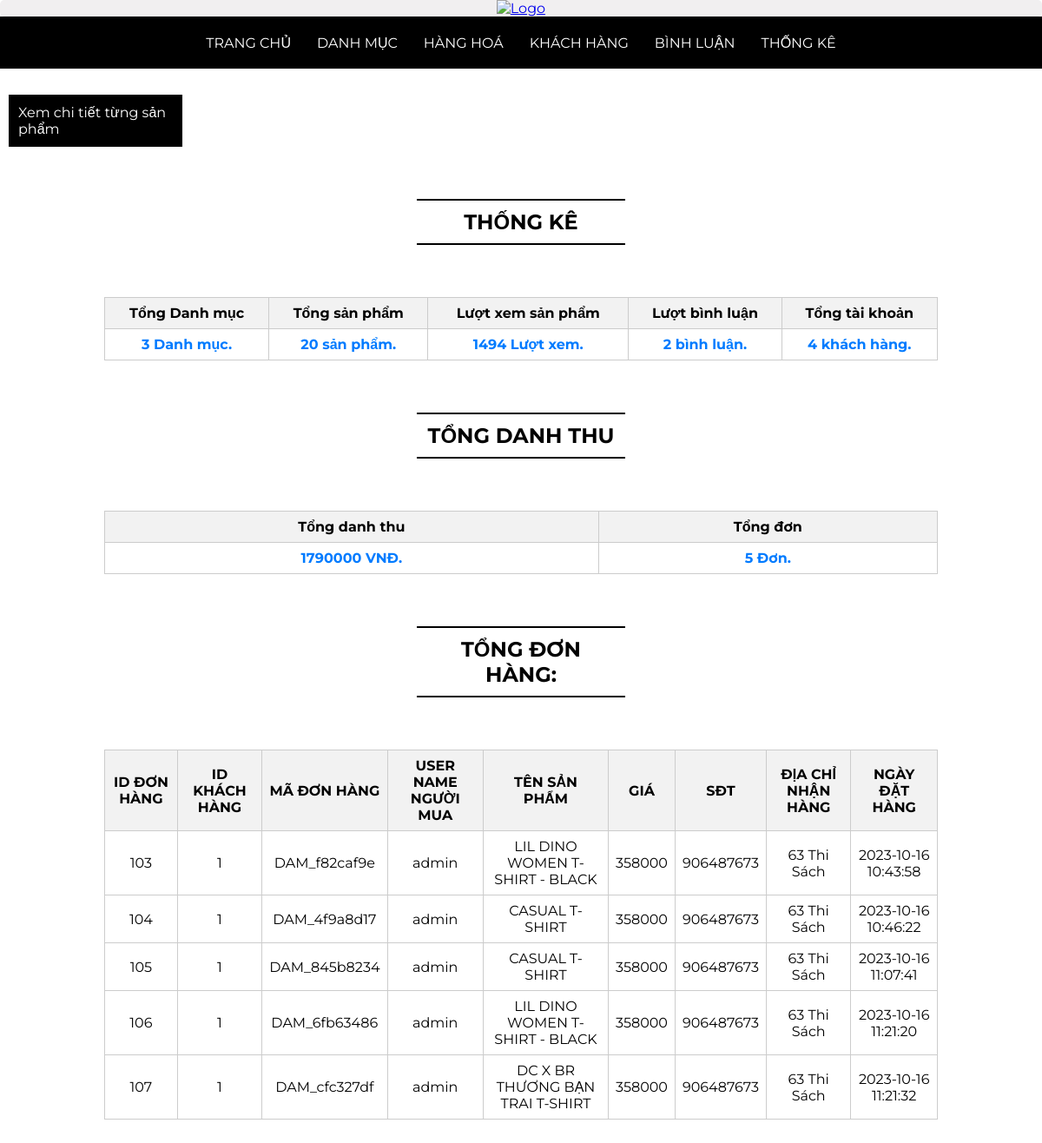
The app's page /admin/index.php?act=tk with its own data.
### tables this page shows
CREATE TABLE `donhang` (
  `id` int(10) NOT NULL,
  `idKH` int(10) NOT NULL,
  `madonhang` varchar(12) NOT NULL,
  `nameuser` varchar(255) NOT NULL,
  `namePD` varchar(255) NOT NULL,
  `pricePD` double NOT NULL,
  `phone` int(11) NOT NULL,
  `adr` varchar(255) NOT NULL,
  `timeDH` varchar(255) NOT NULL
);

### model/thongke.php (called while the page is built, shortened)
<?php
function tongsanpham() {
    $pdo = new PDO("mysql:host=localhost;dbname=duanmau2023", "root", "");
    $sql = "SELECT COUNT(*) AS tongsp FROM sanpham";
    $stmt = $pdo->prepare($sql);
    $stmt->execute();
    $result = $stmt->fetch(PDO::FETCH_ASSOC);
    return $result['tongsp'];
}
function tongdanhmuc() {
    $pdo = new PDO("mysql:host=localhost;dbname=duanmau2023", "root", "");
    $sql = "SELECT COUNT(*) AS tongdm FROM danhmuc";
    $stmt = $pdo->prepare($sql);
    $stmt->execute();
    $result = $stmt->fetch(PDO::FETCH_ASSOC);
    return $result['tongdm'];
}
function tongkhachhang() {
    $pdo = new PDO("mysql:host=localhost;dbname=duanmau2023", "root", "");
    $sql = "SELECT COUNT(*) AS tongkh FROM taikhoan";
    $stmt = $pdo->prepare($sql);
    $stmt->execute();
    $result = $stmt->fetch(PDO::FETCH_ASSOC);
    return $result['tongkh'];
}
function tongview() {
    $pdo = new PDO("mysql:host=localhost;dbname=duanmau2023", "root", "");
    $sql = "SELECT SUM(view) AS tongview FROM sanpham";
    $stmt = $pdo->prepare($sql);
    $stmt->execute();
    $result = $stmt->fetch(PDO::FETCH_ASSOC);
    return $result['tongview'];
}
function tongbl() {
    $pdo = new PDO("mysql:host=localhost;dbname=duanmau2023", "root", "");
    $sql = "SELECT COUNT(*) AS tongbl FROM binhluan";
    $stmt = $pdo->prepare($sql);
    $stmt->execute();
    $result = $stmt->fetch(PDO::FETCH_ASSOC);
    return $result['tongbl'];
}
function tongdanhthu () {
    $pdo = new PDO("mysql:host=localhost;dbname=duanmau2023", "root", "");
    $sql = 'SELECT SUM(pricePD) AS total_amount FROM donhang';
    $stmt = $pdo->prepare($sql);
    $stmt->execute();
    $result = $stmt->fetch(PDO::FETCH_ASSOC);
    return $result['total_amount'];
}
function tongdon () {
    $pdo = new PDO("mysql:host=localhost;dbname=duanmau2023", "root", "");
    $sql = "SELECT COUNT(*) AS total_amount FROM donhang";
    $stmt = $pdo->prepare($sql);
    $stmt->execute();
    $result = $stmt->fetch(PDO::FETCH_ASSOC);
    return $result['total_amount'];
}
?>

### admin/thongke/danhsach.php (the view, shortened to what this page needs)
<div class="morePD_admin">
    <a href="index.php?act=doanhso">Xem chi tiết từng sản phẩm</a>
</div>
<div class="thongke">
    <div style="margin: 60px 0;" class="title">
        <h1>Thống kê</h1>
    </div>
<table border="1">
    <tr>
        <th>Tổng Danh mục</th>
        <th>Tổng sản phẩm</th>
        <th>Lượt xem sản phẩm</th>
        <th>Lượt bình luận</th>
        <th>Tổng tài khoản</th>
    </tr>
    <tr>
        <td><?php echo '<div class="output"><a href="index.php?act=listdm" >'.$tongdanhmuc.' Danh mục.</a></div>'?></td>
        <td><?php echo '<div class="output"><a href="index.php?act=listsp" >'.$tongSanPham.' sản phẩm.</a></div>'?></td>
        <td><?php echo '<div class="output"><a href="index.php?act=listsp" >'.$tongview.' Lượt xem.</a></div>'?></td>
        <td><?php echo '<div class="output"><a href="index.php?act=dsbl">'.$tongbl.' bình luận.</a></div>'?></td>
        <td><?php echo '<div class="output"><a href="index.php?act=dskh">'.$tongkhachhang.' khách hàng.</a></div>'?></td>
    </tr>
</table>
<div style="margin: 60px 0;" class="title">
    <h1>Tổng danh thu</h1>
</div>
<table>
    <tr>
        <th>Tổng danh thu</th>
        <th>Tổng đơn</th>
    </tr>
    <tr>
        <td><?php echo '<div class="output"><a href="#" >'.$tongdanhthu.' VNĐ.</a></div>'?></td>
        <td><?php echo '<div class="output"><a href="#" >'.$tongdon.' Đơn.</a></div>'?></td>
    </tr>
</table>
<div style="margin: 60px 0;" class="title">
    <h1>Tổng đơn hàng:</h1>
</div>
<table>
<tr>
        <th>ID ĐƠN HÀNG</th>
        <th>ID KHÁCH HÀNG</th>
        <th>MÃ ĐƠN HÀNG</th>
        <th>USER NAME NGƯỜI MUA</th>
        <th>TÊN SẢN PHẨM</th>
        <th>GIÁ</th>
        <th>SĐT</th>
        <th>ĐỊA CHỈ NHẬN HÀNG</th>
        <th>NGÀY ĐẶT HÀNG</th>
    </tr>
    <tr>
    <?php
$conn = mysqli_connect("localhost", "root", "", "duanmau2023");
$sql = "SELECT * FROM donhang";
$result = mysqli_query($conn, $sql);
if (mysqli_num_rows($result) > 0) {
    while ($row = mysqli_fetch_assoc($result)) {
        echo '<tr>';
        echo '
            <td>' . $row["id"] . '</td>
            <td>' . $row["idKH"] . '</td>
            <td>' . $row["madonhang"] . '</td>
            <td>' . $row["nameuser"] . '</td>
            <td>' . $row["namePD"] . '</td>
            <td>' . $row["pricePD"] . '</td>
            <td>' . $row["phone"] . '</td>
            <td>' . $row["adr"] . '</td>
            <td>' . $row["timeDH"] . '</td>
        ';
        echo '</tr>';
    }
} else {
    echo "Không có đơn hàng nào.";
}
?>
</tr>
</table>

### view/css/style.css (style rules this page uses)
* { box-sizing: border-box; padding: 0; margin: 0; font-family: 'Montserrat', sans-serif; font-size: 1rem; }
.title { width: 100%; text-align: center; display: flex; justify-content: center; align-items: center; margin-top: 20px; }
.title h1 { font-size: 1.5rem; text-transform: uppercase; border-bottom: 2px solid black; border-top: 2px solid black; width: 20%; padding: 10px; }

### admin/thongke/danhsach.php (style rules this page uses)
table { border-collapse: collapse; width: 80%; margin: 0 auto; }
th, td { border: 1px solid #ccc; padding: 8px; text-align: center; }
th { background-color: #f2f2f2; }
.output { font-weight: bold; }
.output a { text-decoration: none; color: #007bff; }
.morePD_admin { width: 200px; padding: 10px; border: 1px solid black; background-color: black; margin: 10px; }
.morePD_admin a { color: white; text-decoration: none; }

### records on screen
donhang: id "103", idKH "1", madonhang "DAM_f82caf9e", nameuser "admin", namePD "LIL DINO WOMEN T-SHIRT - BLACK", pricePD "358000", phone "906487673", adr "63 Thi Sách", timeDH "2023-10-16 10:43:58"
donhang: id "104", idKH "1", madonhang "DAM_4f9a8d17", nameuser "admin", namePD "CASUAL T-SHIRT", pricePD "358000", phone "906487673", adr "63 Thi Sách", timeDH "2023-10-16 10:46:22"
donhang: id "105", idKH "1", madonhang "DAM_845b8234", nameuser "admin", namePD "CASUAL T-SHIRT", pricePD "358000", phone "906487673", adr "63 Thi Sách", timeDH "2023-10-16 11:07:41"
donhang: id "106", idKH "1", madonhang "DAM_6fb63486", nameuser "admin", namePD "LIL DINO WOMEN T-SHIRT - BLACK", pricePD "358000", phone "906487673", adr "63 Thi Sách", timeDH "2023-10-16 11:21:20"
donhang: id "107", idKH "1", madonhang "DAM_cfc327df", nameuser "admin", namePD "DC X BR THƯƠNG BẠN TRAI T-SHIRT", pricePD "358000", phone "906487673", adr "63 Thi Sách", timeDH "2023-10-16 11:21:32"

### other values on screen
$tongdanhmuc "3"
$tongSanPham "20"
$tongview "1494"
$tongbl "2"
$tongkhachhang "4"
$tongdanhthu "1790000"
$tongdon "5"
